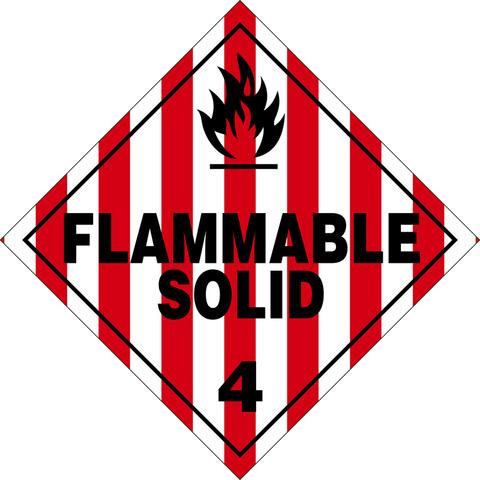
#> input picture Flammable_Solid.jpg, 480 x 480 px
$ python DELETE.py
#> lines starting #> are read from the running program, lines starting #| are printed output that depends on the picture
import cv2
import os
import numpy as np
import matplotlib.colors as colors
import math

croped = cv2.imread("Flammable_Solid.jpg", -1)
#> croped is the input picture: shape (480, 480, 3); mean B, G, R 180.1, 176.8, 216.4
croped = cv2.resize(croped,(300,300))
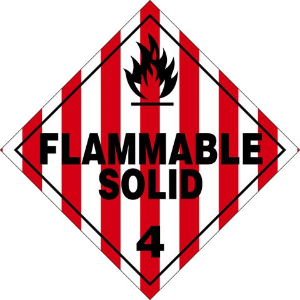
#> croped: shape (300, 300, 3); mean B, G, R 180.1, 176.8, 216.4

data = []
for i in range(0, 300, 40):
    for x in range(0, 300, 40):
        data.append(croped[i, x])
#> after the loop, data = 64 items, first 6: [255, 255, 255], [255, 255, 255], [255, 255, 255], [255, 255, 255], [254, 255, 255], [255, 255, 255]
data = np.asarray(data)
#> data = 64 rows, first 8: [255, 255, 255], [255, 255, 255], [255, 255, 255], [255, 255, 255], [254, 255, 255], [255, 255, 255], [255, 255, 255], [255, 255, 255]
data = (data.astype(float)) / 255.0
#> data = 64 rows, first 8: [1, 1, 1], [1, 1, 1], [1, 1, 1], [1, 1, 1], [0.996, 1, 1], [1, 1, 1], [1, 1, 1], [1, 1, 1]
data = data[..., 0].flatten()
#> data = 64 values, max 1 at index 0, min 0 at index 20, mean 0.805

croped1 = cv2.imread("Flammable_Gas.jpg", -1)
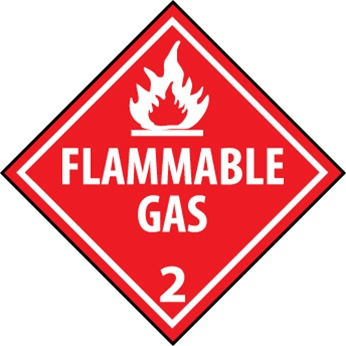
#> input picture Flammable_Gas.jpg, 346 x 346 px
#> croped1 is the input picture: shape (346, 346, 3); mean B, G, R 171.1, 168.2, 241
croped1 = cv2.resize(croped1,(300,300))
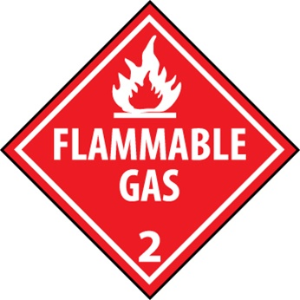
#> croped1: shape (300, 300, 3); mean B, G, R 171.1, 168.2, 240.9

data1 = []
for i in range(0, 300, 40):
    for x in range(0, 300, 40):
        data1.append(croped1[i, x])
#> after the loop, data1 = 64 items, first 6: [255, 255, 255], [255, 255, 255], [255, 255, 255], [255, 255, 255], [255, 255, 255], [255, 255, 255]
data1 = np.asarray(data1)
#> data1 = 64 rows, first 8: [255, 255, 255], [255, 255, 255], [255, 255, 255], [255, 255, 255], [255, 255, 255], [255, 255, 255], [255, 255, 255], [255, 255, 255]
data1 = (data1.astype(float)) / 255.0
#> data1 = 64 rows, first 8: [1, 1, 1], [1, 1, 1], [1, 1, 1], [1, 1, 1], [1, 1, 1], [1, 1, 1], [1, 1, 1], [1, 1, 1]
data1 = data1[..., 0].flatten()
#> data1 = 64 values, max 1 at index 0, min 0.125 at index 12, mean 0.667

croped2 = cv2.imread("Flammable.jpg", -1)
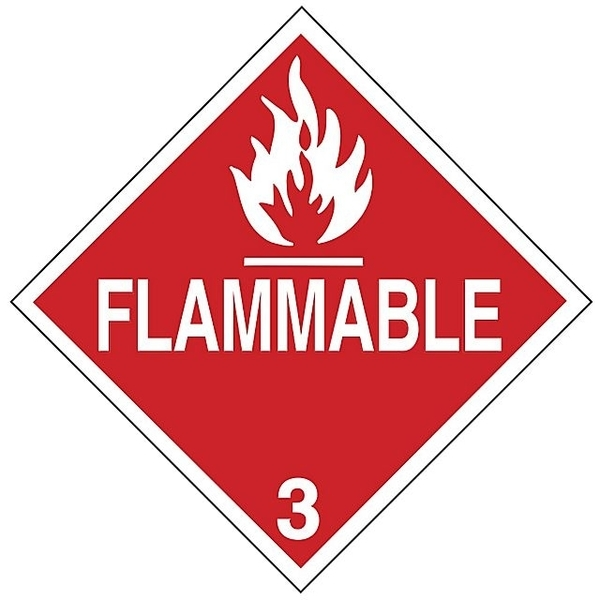
#> input picture Flammable.jpg, 600 x 600 px
#> croped2 is the input picture: shape (600, 600, 3); mean B, G, R 183.1, 181, 233.8
croped2 = cv2.resize(croped2,(300,300))
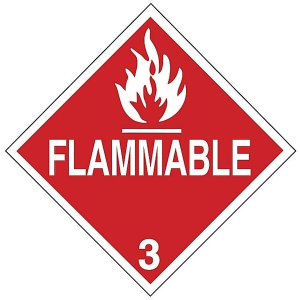
#> croped2: shape (300, 300, 3); mean B, G, R 183.1, 181.1, 233.8

data2 = []
for i in range(0, 300, 40):
    for x in range(0, 300, 40):
        data2.append(croped2[i, x])
#> after the loop, data2 = 64 items, first 6: [255, 255, 255], [255, 255, 255], [255, 255, 255], [255, 255, 255], [255, 255, 255], [255, 255, 255]
data2 = np.asarray(data2)
#> data2 = 64 rows, first 8: [255, 255, 255], [255, 255, 255], [255, 255, 255], [255, 255, 255], [255, 255, 255], [255, 255, 255], [255, 255, 255], [255, 255, 255]
data2 = (data2.astype(float)) / 255.0
#> data2 = 64 rows, first 8: [1, 1, 1], [1, 1, 1], [1, 1, 1], [1, 1, 1], [1, 1, 1], [1, 1, 1], [1, 1, 1], [1, 1, 1]
data2 = data2[..., 0].flatten()
#> data2 = 64 values, max 1 at index 0, min 0.141 at index 38, mean 0.776

print(np.all(data == data1))
#| False
print(np.all(data == data2))
#| False
print(np.all(data1 == data2))
#| False
